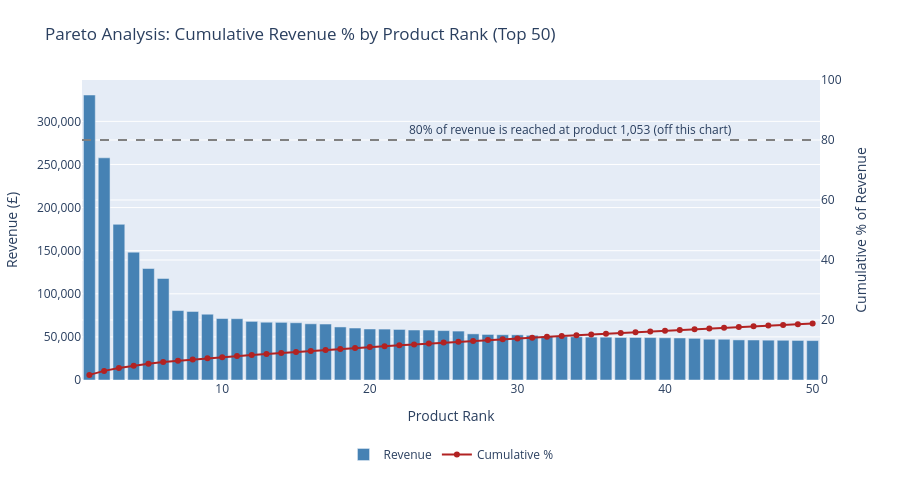

The code cell stored with this chart in its notebook:
### Code cell
# Figure
top_n = 50  # top 50 shown for readability; 80% is reached further right
plot_data = product_revenue.head(top_n)

pareto_fig = go.Figure()
pareto_fig.add_trace(go.Bar(
    x=plot_data['Rank'], y=plot_data['Revenue'],
    name='Revenue', marker_color='steelblue'
))
pareto_fig.add_trace(go.Scatter(
    x=plot_data['Rank'], y=plot_data['Cumulative_%'],
    name='Cumulative %', yaxis='y2',
    mode='lines+markers', line=dict(color='firebrick')
))
pareto_fig.add_hline(y=80, line_dash='dash', line_color='gray', yref='y2')
pareto_fig.update_layout(
    title=f'Pareto Analysis: Cumulative Revenue % by Product Rank (Top {top_n})',
    height=500,
    margin=dict(t=80, r=80, b=120),
    legend=dict(orientation='h', yanchor='top', y=-0.2, xanchor='center', x=0.5),
    yaxis=dict(title='Revenue (£)', tickformat=',.0f'),
    yaxis2=dict(title='Cumulative % of Revenue', overlaying='y', side='right', range=[0, 100])
)
pareto_fig.update_xaxes(title='Product Rank', range=[0.5, top_n + 0.5])
pareto_fig.add_annotation(
    x=top_n * 0.45, y=80, yref='y2', xanchor='left', yanchor='bottom', showarrow=False,
    text=f'80% of revenue is reached at product {n_products_80pct:,} (off this chart)'
)

pareto_fig.show()

### Figure 1 — Plotly figure (JSON) as saved in the notebook; plotly's stock layout.template omitted (floating-point values rounded to 4 significant figures)
{"data": [{"marker": {"color": "steelblue"}, "name": "Revenue", "type": "bar", "x": [1, 2, 3, 4, 5, 6, 7, 8, 9, 10, 11, 12, 13, 14, 15, 16, 17, 18, 19, 20, 21, 22, 23, 24, 25, 26, 27, 28, 29, 30, 31, 32, 33, 34, 35, 36, 37, 38, 39, 40, 41, 42, 43, 44, 45, 46, 47, 48, 49, 50], "y": [330600.0, 257700.0, 180600.0, 148300.0, 129300.0, 117800.0, 80540.0, 79520.0, 76320.0, 71300.0, 71110.0, 67990.0, 67010.0, 66870.0, 66420.0, 65190.0, 64920.0, 61540.0, 60290.0, 59190.0, 59060.0, 58650.0, 57980.0, 57980.0, 57320.0, 56750.0, 53510.0, 52840.0, 52510.0, 52380.0, 51830.0, 50430.0, 50350.0, 50120.0, 49770.0, 49650.0, 49300.0, 49300.0, 49210.0, 48940.0, 48730.0, 48320.0, 47290.0, 47270.0, 46520.0, 46410.0, 46200.0, 46080.0, 45880.0, 45720.0]}, {"line": {"color": "firebrick"}, "mode": "lines+markers", "name": "Cumulative %", "type": "scatter", "x": [1, 2, 3, 4, 5, 6, 7, 8, 9, 10, 11, 12, 13, 14, 15, 16, 17, 18, 19, 20, 21, 22, 23, 24, 25, 26, 27, 28, 29, 30, 31, 32, 33, 34, 35, 36, 37, 38, 39, 40, 41, 42, 43, 44, 45, 46, 47, 48, 49, 50], "y": [1.708, 3.039, 3.972, 4.738, 5.406, 6.014, 6.43, 6.841, 7.235, 7.603, 7.971, 8.322, 8.668, 9.014, 9.357, 9.693, 10.03, 10.35, 10.66, 10.96, 11.27, 11.57, 11.87, 12.17, 12.47, 12.76, 13.04, 13.31, 13.58, 13.85, 14.12, 14.38, 14.64, 14.9, 15.16, 15.41, 15.67, 15.92, 16.18, 16.43, 16.68, 16.93, 17.17, 17.42, 17.66, 17.9, 18.14, 18.37, 18.61, 18.85], "yaxis": "y2"}], "layout": {"annotations": [{"showarrow": false, "text": "80% of revenue is reached at product 1,053 (off this chart)", "x": 22.5, "xanchor": "left", "y": 80, "yanchor": "bottom", "yref": "y2"}], "height": 500, "legend": {"orientation": "h", "x": 0.5, "xanchor": "center", "y": -0.2, "yanchor": "top"}, "margin": {"b": 120, "r": 80, "t": 80}, "shapes": [{"line": {"color": "gray", "dash": "dash"}, "type": "line", "x0": 0, "x1": 1, "xref": "x domain", "y0": 80, "y1": 80, "yref": "y2"}], "title": {"text": "Pareto Analysis: Cumulative Revenue % by Product Rank (Top 50)"}, "xaxis": {"range": [0.5, 50.5], "title": {"text": "Product Rank"}}, "yaxis": {"tickformat": ",.0f", "title": {"text": "Revenue (£)"}}, "yaxis2": {"overlaying": "y", "range": [0, 100], "side": "right", "title": {"text": "Cumulative % of Revenue"}}}}
